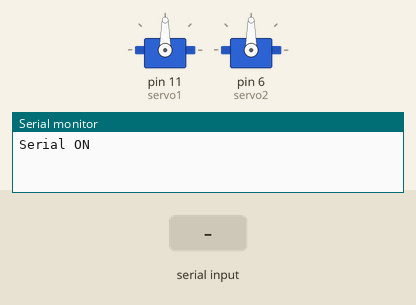
Simulated run of this sketch. Board: Arduino Mega 2560, built with avr-gcc and run on an emulated ATmega2560. On the bench: 2 × servo, the last lines printed to the serial monitor. The inputs (shaded band) are chosen by the test bench.

Above: at 3.8 s.
3.9 s: "A" received over Serial
At 4.9 s:
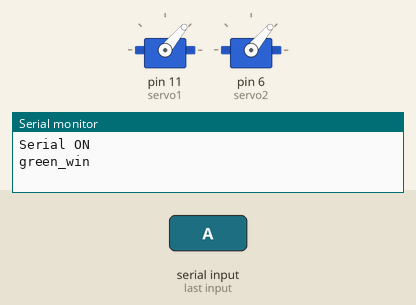
6.9 s: byte 75 ('K') received over Serial
At 9.4 s:
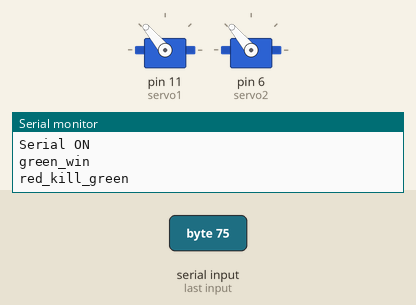
Timing chart, 0 to 12.9 s (numbered marks = the images above; inputs shaded):
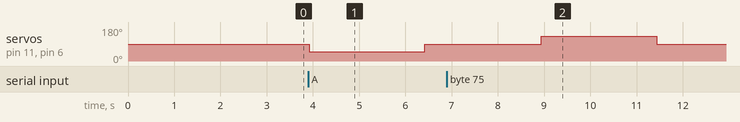

Measured:
- after the input at 3.9 s, servo on pin 11 (servo1), servo on pin 6 (servo2): 90° → 50° at once, → 90° 2.5 s later
- after the input at 6.9 s, servo on pin 11 (servo1), servo on pin 6 (servo2): 90° → 130° after 2.0 s, → 90° 2.5 s later

The sketch:

Servo_and_Speaker_Driver_old.ino
```cpp
//舵机的棕色线接GND，红色线接5V，黄色线为信号线，接PWM6或11
//语音模块的黑色线接GND，红色线接5V，黄色线为TX，接22，白色线为RX，接23

#include <Servo.h>
#include <SoftwareSerial.h>

SoftwareSerial mySerial_speaker(22, 23); //使用软件串口，模块TX接D22，RX接D23
Servo servo1;                    //定义Servo对象来控制
Servo servo2;                    //定义Servo对象来控制
int left_angle = 50;             //向左倾斜对应的舵机角度
int right_angle = 130;           //向右倾斜对应的舵机角度
int origin_angle = 90;           //初始角度

char Chinese_welcome[40] = {char(0xBB), char(0xB6), char(0xD3), char(0xAD), char(0xCA), char(0xB9), char(0xD3), char(0xC3), char(0xD6), char(0xC7), char(0xC4), char(0xDC), char(0xBE), char(0xFC), char(0xC6), char(0xEC), char(0xD6), char(0xFA), char(0xCA), char(0xD6)}; //欢迎使用智能军旗助手
char Chinese_gw[20] = {char(0xC2), char(0xCC), char(0xB7), char(0xBD), char(0xBB), char(0xF1), char(0xCA), char(0xA4)};                                                                                                                                                      //绿方获胜
char Chinese_rw[20] = {char(0xBA), char(0xEC), char(0xB7), char(0xBD), char(0xBB), char(0xF1), char(0xCA), char(0xA4)};                                                                                                                                                      //红方获胜
char Chinese_es[20] = {char(0xCB), char(0xAB), char(0xB7), char(0xBD), char(0xCB), char(0xBE), char(0xC1), char(0xEE), char(0xD5), char(0xF3), char(0xCD), char(0xF6)};                                                                                                      //双方司令阵亡
char Chinese_rskbz[20] = {char(0xBA), char(0xEC), char(0xB7), char(0xBD), char(0xCB), char(0xBE), char(0xC1), char(0xEE), char(0xB1), char(0xBB), char(0xD5), char(0xA8), char(0xCB), char(0xC0)};                                                                           //红方司令被炸死
char Chinese_gskbz[20] = {char(0xC2), char(0xCC), char(0xB7), char(0xBD), char(0xCB), char(0xBE), char(0xC1), char(0xEE), char(0xB1), char(0xBB), char(0xD5), char(0xA8), char(0xCB), char(0xC0)};                                                                           //绿方司令被炸死
char Chinese_equal[20] = {char(0xCB), char(0xAB), char(0xB7), char(0xBD), char(0xC6), char(0xE5), char(0xD7), char(0xD3), char(0xD5), char(0xF3), char(0xCD), char(0xF6)};                                                                                                   //双方棋子阵亡
char Chinese_rskbd[20] = {char(0xBA), char(0xEC), char(0xB7), char(0xBD), char(0xCB), char(0xBE), char(0xC1), char(0xEE), char(0xD5), char(0xF3), char(0xCD), char(0xF6)};                                                                                                   //红方司令阵亡
char Chinese_gskbd[20] = {char(0xC2), char(0xCC), char(0xB7), char(0xBD), char(0xCB), char(0xBE), char(0xC1), char(0xEE), char(0xD5), char(0xF3), char(0xCD), char(0xF6)};                                                                                                   //绿方司令阵亡
char Chinese_rkg[20] = {char(0xC2), char(0xCC), char(0xB7), char(0xBD), char(0xC6), char(0xE5), char(0xD7), char(0xD3), char(0xD5), char(0xF3), char(0xCD), char(0xF6)};                                                                                                     //绿方棋子阵亡
char Chinese_gkr[20] = {char(0xBA), char(0xEC), char(0xB7), char(0xBD), char(0xC6), char(0xE5), char(0xD7), char(0xD3), char(0xD5), char(0xF3), char(0xCD), char(0xF6)};                                                                                                     //红方棋子阵亡

char inputChar = 'Z';
int DELAY_TIME = 2500;

void SYN_FrameInfo(uint8_t Music, char *HZdata);
void Servo_Syn_Write(int angle);

void setup()
{
    Serial.begin(9600); //设置串口波特率9600
    Serial.println("Serial ON");

    servo1.attach(11); // 控制线连接数字11
    servo2.attach(6); // 控制线连接数字6

    mySerial_speaker.begin(9600);
    mySerial_speaker.print("<S>2"); //设置语速2，（1-3级可调）
    delay(50);
    mySerial_speaker.print("<V>3"); //设置音量3，（1-6级可调，声音过大会失真）
    delay(50);
    SYN_FrameInfo(0, Chinese_welcome); //播放“欢迎使用智能军旗助手”
    Servo_Syn_Write(origin_angle);     //舵机角度初始化
    delay(DELAY_TIME);
}

void loop()
{
    //串口数据读取
    if (Serial.available())
    {
        inputChar = Serial.read(); // char(Serial.read())
        //Serial.println(inputChar);
        //收集红方棋子向左倾斜，收集绿方棋子向右倾斜
        if (inputChar == 'A')
        {
            SYN_FrameInfo(0, Chinese_gw); //播放“绿方获胜”
            Serial.println("green_win");
            Servo_Syn_Write(left_angle); //向左倾斜
            delay(DELAY_TIME);
            Servo_Syn_Write(origin_angle); //回到初始角度
            delay(DELAY_TIME);
        }
        else if (inputChar == 'B')
        {
            SYN_FrameInfo(0, Chinese_rw); //播放“红方获胜”
            Serial.println("red_win");
            Servo_Syn_Write(right_angle); //向右倾斜
            delay(DELAY_TIME);
            Servo_Syn_Write(origin_angle); //回到初始角度
            delay(DELAY_TIME);
        }
        else if (inputChar == 'C')
        {
            SYN_FrameInfo(0, Chinese_es); //播放“双方司令阵亡”
            Serial.println("equal_siling");
            Servo_Syn_Write(left_angle); //先向左倾斜
            delay(DELAY_TIME);
            Servo_Syn_Write(right_angle); //再向右倾斜
            delay(DELAY_TIME);
            Servo_Syn_Write(origin_angle); //回到初始角度
            delay(DELAY_TIME);
        }
        else if (inputChar == 'D')
        {
            SYN_FrameInfo(0, Chinese_rskbz); //播放“红方司令被炸死”
            Serial.println("red_siling_killed_by_zhadan");
            Servo_Syn_Write(left_angle); //向左倾斜
            delay(DELAY_TIME);
            Servo_Syn_Write(origin_angle); //回到初始角度
            delay(DELAY_TIME);
        }
        else if (inputChar == 'E')
        {
            SYN_FrameInfo(0, Chinese_gskbz); //播放“绿方司令被炸死”
            Serial.println("green_siling_killed_by_zhadan");
            Servo_Syn_Write(right_angle); //向右倾斜
            delay(DELAY_TIME);
            Servo_Syn_Write(origin_angle); //回到初始角度
            delay(DELAY_TIME);
        }
        else if (inputChar == 'F')
        {
            SYN_FrameInfo(0, Chinese_equal); //播放“双方棋子阵亡”
            Serial.println("equal");
            Servo_Syn_Write(left_angle); //先向左倾斜
            delay(DELAY_TIME);
            Servo_Syn_Write(right_angle); //再向右倾斜
            delay(DELAY_TIME);
            Servo_Syn_Write(origin_angle); //回到初始角度
            delay(DELAY_TIME);
        }
        else if (inputChar == 'G')
        {
            SYN_FrameInfo(0, Chinese_rskbd); //播放“红方司令阵亡”
            Serial.println("red_siling_killed_by_dilei");
            Servo_Syn_Write(left_angle); //向左倾斜
            delay(DELAY_TIME);
            Servo_Syn_Write(origin_angle); //回到初始角度
            delay(DELAY_TIME);
        }
        else if (inputChar == 'H')
        {
            SYN_FrameInfo(0, Chinese_gskbd); //播放“绿方司令阵亡”
            Serial.println("green_siling_killed_by_dilei");
            Servo_Syn_Write(right_angle); //向右倾斜
            delay(DELAY_TIME);
            Servo_Syn_Write(origin_angle); //回到初始角度
            delay(DELAY_TIME);
        }
        else if (inputChar == 'I')
        {
            SYN_FrameInfo(0, Chinese_rkg); //播放“绿方棋子阵亡”
            Serial.println("red_kill_green");
            Servo_Syn_Write(right_angle); //向右倾斜
            delay(DELAY_TIME);
            Servo_Syn_Write(origin_angle); //回到初始角度
            delay(DELAY_TIME);
        }
        else if (inputChar == 'J')
        {
            SYN_FrameInfo(0, Chinese_gkr); //播放“红方棋子阵亡”
            Serial.println("green_kill_red");
            Servo_Syn_Write(left_angle); //向左倾斜
            delay(DELAY_TIME);
            Servo_Syn_Write(origin_angle); //回到初始角度
            delay(DELAY_TIME);
        }
        else if (inputChar == 'K')
        {
            SYN_FrameInfo(0, Chinese_rkg); //播放“绿方棋子阵亡”
            Serial.println("red_kill_green");
            Servo_Syn_Write(right_angle); //向右倾斜
            delay(DELAY_TIME);
            Servo_Syn_Write(origin_angle); //回到初始角度
            delay(DELAY_TIME);
        }
        else if (inputChar == 'L')
        {
            SYN_FrameInfo(0, Chinese_gkr); //播放“红方棋子阵亡”
            Serial.println("green_kill_red");
            Servo_Syn_Write(left_angle); //向左倾斜
            delay(DELAY_TIME);
            Servo_Syn_Write(origin_angle); //回到初始角度
            delay(DELAY_TIME);
        }
        else
        {
            Serial.println("Error: inputChar invalid");
        }
    }
}

void SYN_FrameInfo(uint8_t Music, char *HZdata)
{
    char Frame_Info[100];
    unsigned char HZ_Length;
    unsigned char ecc = 0; //定义校验字节
    unsigned int i = 0;

    HZ_Length = strlen(HZdata);        //需要发送文本的长度
    Frame_Info[0] = 0xFD;              //构造帧头FD
    Frame_Info[1] = 0x00;              //构造数据区长度的高字节
    Frame_Info[2] = HZ_Length + 3;     //构造数据区长度的低字节
    Frame_Info[3] = 0x01;              //构造命令字：合成播放命令
    Frame_Info[4] = 0x00 | Music << 4; //构造命令参数：背景音乐设定
    for (i = 0; i < 5; i++)
    {                                //依次发送构造好的5个帧头字节
        ecc = ecc ^ (Frame_Info[i]); //对发送的字节进行异或校验
    }
    for (i = 0; i < HZ_Length; i++)
    {                            //依次发送待合成的文本数据
        ecc = ecc ^ (HZdata[i]); //对发送的字节进行异或校验
    }
    memcpy(&Frame_Info[5], HZdata, HZ_Length);
    Frame_Info[5 + HZ_Length] = ecc;
    for (i = 0; i < 5 + HZ_Length + 1; i++)
    {
        mySerial_speaker.write(Frame_Info[i]);
    }
}

void Servo_Syn_Write(int angle)
{
    servo1.write(angle);
    servo2.write(angle);
}
```
